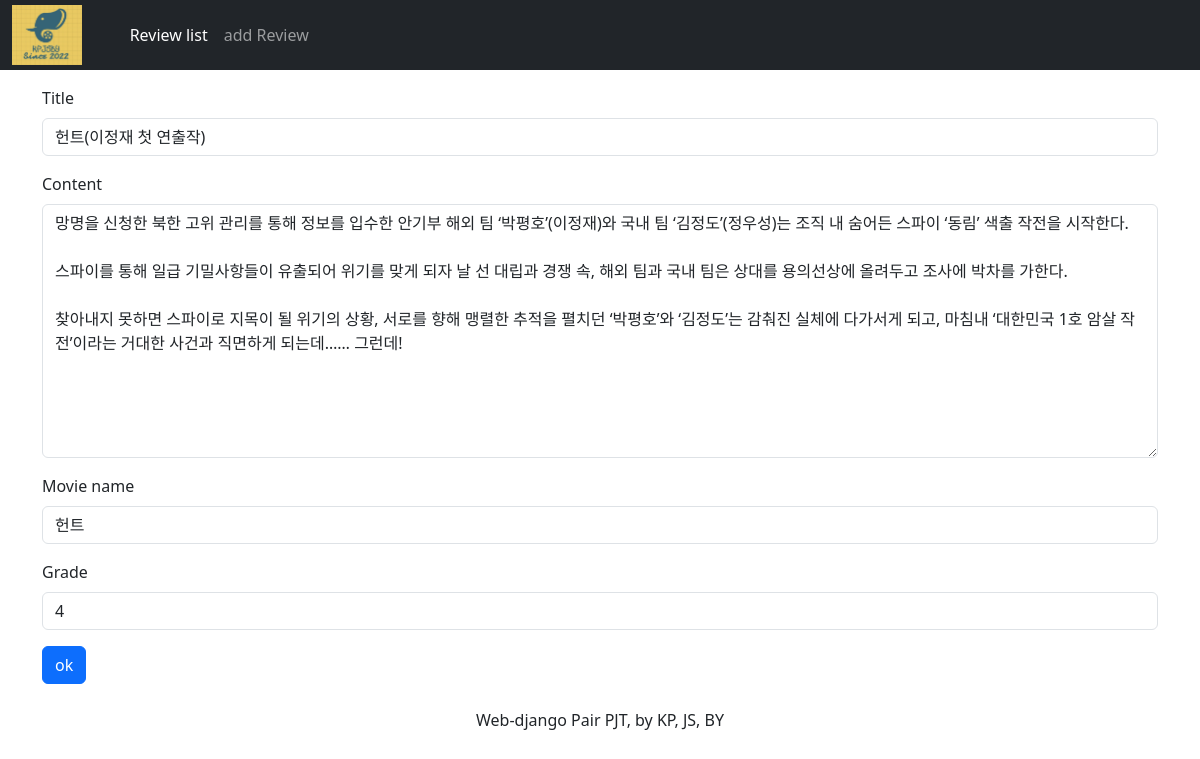
Screenshot of /update/2 with the database file from the repository.
### reviews/models.py (models this page shows)
class Reviews(models.Model):
    title = models.CharField(max_length=20)
    content = models.TextField()
    movie_name = models.CharField(max_length=20)
    grade = models.IntegerField(default=3)
    created_at = models.DateTimeField(auto_now_add=True)
    updated_at = models.DateTimeField(auto_now=True)

### reviews/views.py (the view)
# urls.py: path("update/<int:pk>", views.update, name="update"),
def update(request, pk):
    review = Reviews.objects.get(pk=pk)
    if request.method == "POST":
        review_form = ReviewForm(request.POST, instance=review)
        if review_form.is_valid():
            review_form.save()
            return redirect("reviews:detail", review.pk)
    else:
        review_form = ReviewForm(instance=review)
    context = {
        "review_form": review_form,
        "review": review,
    }
    return render(request, "reviews/create.html", context)

### reviews/forms.py
class ReviewForm(ModelForm):
    class Meta:
        model = Reviews
        fields = "__all__"
        widgets = {
            "grade": NumberInput(
                attrs={
                    "maxlength": "1",
                    "max": "5",
                    "min": "1",
                }
            ),
        }

### reviews/templates/reviews/create.html (shortened to what this page needs)
{% extends 'base.html' %}
{% load django_bootstrap5 %}
{% load static %}
{% block content %}
<div class="container my-3">
  <form action="" method="POST">
    {% bootstrap_field review_form.title %}
    {% bootstrap_field review_form.content %}
    {% bootstrap_field review_form.movie_name %}
    {% bootstrap_field review_form.grade max="5" min="1" %}
    {% bootstrap_button button_type="submit" content="ok" %}
  </form>
</div>
{% endblock %}

### rows the page displays
Reviews: title "헌트(이정재 첫 연출작)", content "망명을 신청한 북한 고위 관리를 통해 정보를 입수한 안기부 해외 팀 ‘박평호’(이정재)와 국내 팀 ‘김정도’(정우성)는 조직 내 숨어든 스파이 ‘동림’ 색출 작전을 시작한다. 스파이를 통해 일급 기밀사항들이 유출되어 위기를 맞게 되자 날 선 대립과 경쟁 속, 해외 팀과 국내 팀은 상대를 용의선상에 올려두고 조사에 박차를 가한다. 찾아내지 못하면 스파이로 지목이 될 위기의 상황, 서로를 향해 맹렬한 추적을 펼치던 ‘박평호’와 ‘김정도’는 감춰진 실체에 다가서게 되고, 마침내 ‘대한민국 1호 암살 작전’이라는 거대한 사건과 직면하게 되는데…… 그런데!", movie_name "헌트", grade "4"
